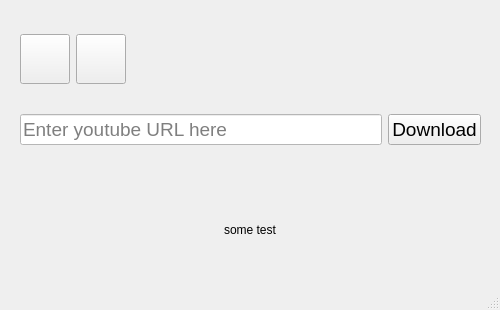
<?xml version="1.0" encoding="UTF-8"?>
<ui version="4.0">
 <class>MainWindow</class>
 <widget class="QMainWindow" name="MainWindow">
  <property name="geometry">
   <rect>
    <x>0</x>
    <y>0</y>
    <width>500</width>
    <height>310</height>
   </rect>
  </property>
  <property name="minimumSize">
   <size>
    <width>500</width>
    <height>310</height>
   </size>
  </property>
  <property name="maximumSize">
   <size>
    <width>500</width>
    <height>310</height>
   </size>
  </property>
  <property name="windowTitle">
   <string>MainWindow</string>
  </property>
  <property name="windowIcon">
   <iconset resource="KyoutubeDownloader_rc.qrc">
    <normaloff>:/img/app-logo.png</normaloff>:/img/app-logo.png</iconset>
  </property>
  <property name="styleSheet">
   <string notr="true"/>
  </property>
  <widget class="QWidget" name="centralwidget">
   <widget class="QWidget" name="layoutWidget">
    <property name="geometry">
     <rect>
      <x>20</x>
      <y>10</y>
      <width>461</width>
      <height>161</height>
     </rect>
    </property>
    <layout class="QVBoxLayout" name="verticalLayout">
     <item>
      <layout class="QHBoxLayout" name="horizontalLayout_2">
       <item>
        <layout class="QHBoxLayout" name="horizontalLayout_3">
         <item>
          <widget class="QPushButton" name="openDownloadFolderButton">
           <property name="minimumSize">
            <size>
             <width>50</width>
             <height>50</height>
            </size>
           </property>
           <property name="maximumSize">
            <size>
             <width>50</width>
             <height>50</height>
            </size>
           </property>
           <property name="toolTip">
            <string>open save folder</string>
           </property>
           <property name="styleSheet">
            <string notr="true"/>
           </property>
           <property name="text">
            <string/>
           </property>
          </widget>
         </item>
         <item>
          <widget class="QToolButton" name="changeSavePathToolButton">
           <property name="minimumSize">
            <size>
             <width>50</width>
             <height>50</height>
            </size>
           </property>
           <property name="maximumSize">
            <size>
             <width>50</width>
             <height>50</height>
            </size>
           </property>
           <property name="toolTip">
            <string>change media save path</string>
           </property>
           <property name="text">
            <string/>
           </property>
          </widget>
         </item>
         <item>
          <spacer name="horizontalSpacer">
           <property name="orientation">
            <enum>Qt::Horizontal</enum>
           </property>
           <property name="sizeHint" stdset="0">
            <size>
             <width>40</width>
             <height>20</height>
            </size>
           </property>
          </spacer>
         </item>
        </layout>
       </item>
      </layout>
     </item>
     <item>
      <layout class="QHBoxLayout" name="horizontalLayout">
       <item>
        <widget class="QLineEdit" name="lineEdit">
         <property name="minimumSize">
          <size>
           <width>300</width>
           <height>30</height>
          </size>
         </property>
         <property name="font">
          <font>
           <pointsize>14</pointsize>
          </font>
         </property>
         <property name="styleSheet">
          <string notr="true">background-color: rgb(255, 255, 255);</string>
         </property>
         <property name="placeholderText">
          <string>Enter youtube URL here</string>
         </property>
        </widget>
       </item>
       <item>
        <widget class="QPushButton" name="pushButton">
         <property name="font">
          <font>
           <pointsize>14</pointsize>
          </font>
         </property>
         <property name="styleSheet">
          <string notr="true"/>
         </property>
         <property name="text">
          <string>Download</string>
         </property>
        </widget>
       </item>
      </layout>
     </item>
    </layout>
   </widget>
   <widget class="QLabel" name="loadingLabel">
    <property name="geometry">
     <rect>
      <x>200</x>
      <y>180</y>
      <width>100</width>
      <height>100</height>
     </rect>
    </property>
    <property name="minimumSize">
     <size>
      <width>100</width>
      <height>100</height>
     </size>
    </property>
    <property name="maximumSize">
     <size>
      <width>100</width>
      <height>100</height>
     </size>
    </property>
    <property name="text">
     <string>some test</string>
    </property>
    <property name="alignment">
     <set>Qt::AlignCenter</set>
    </property>
   </widget>
  </widget>
  <widget class="QStatusBar" name="statusbar"/>
 </widget>
 <resources>
  <include location="KyoutubeDownloader_rc.qrc"/>
 </resources>
 <connections/>
</ui>
